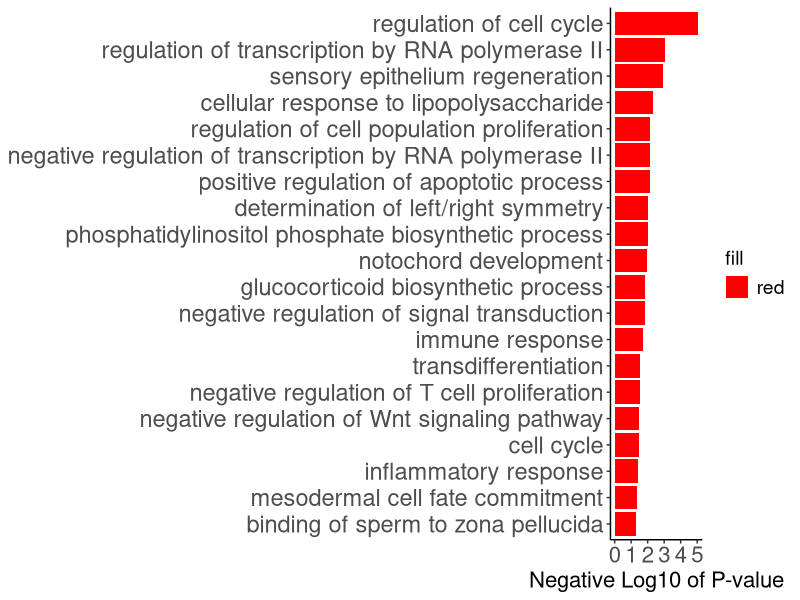
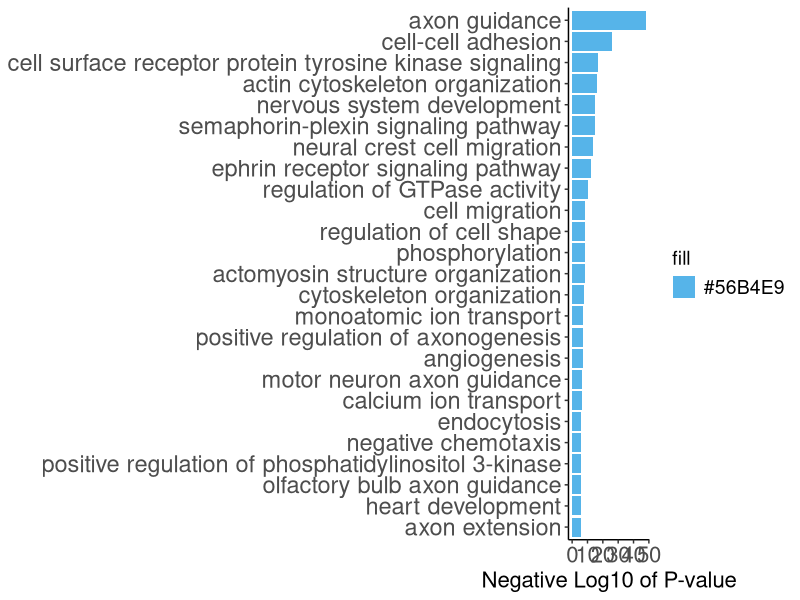
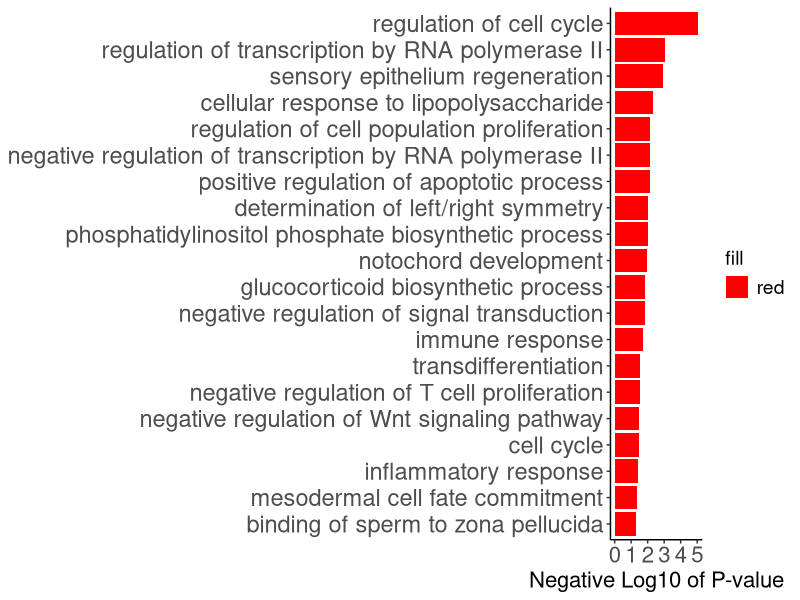
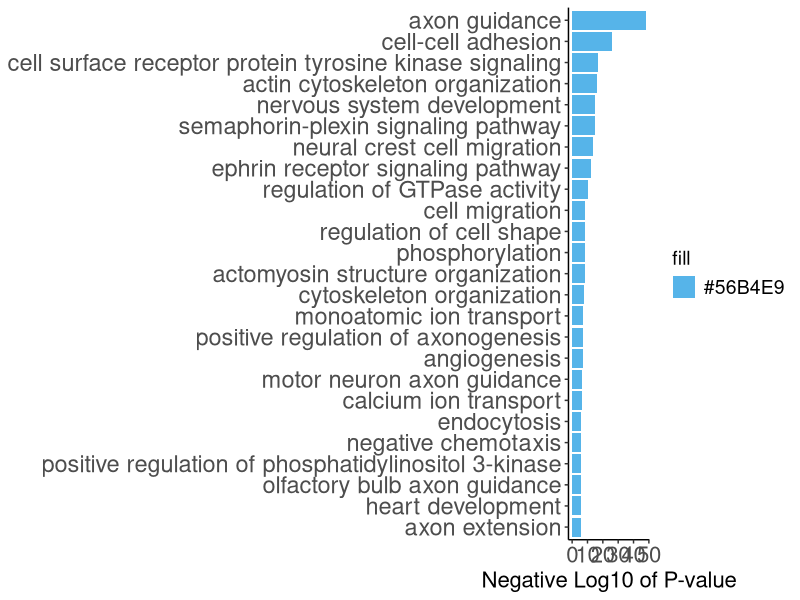

Generate these figures, in order, with R:
library(readr)
library(dplyr)
library("ggsci")
library("ggplot2")
library("gridExtra")

library(ggrepel)
library(forcats)
library(stringr)


GOBP_up <- read.csv("GOBP-UP.csv", sep = '\t')

GOBP_up$negLogPValue <- -log(GOBP_up$PValue, base = 10)
head(GOBP_up)

GOBP_up <- GOBP_up %>% arrange(negLogPValue)
values <- as.vector(GOBP_up$Term)
GOBP_up$Term <- factor(GOBP_up$Term, levels = values)
##############
GOBP_down <- read.csv("GOBP-DOWN.csv", sep = '\t')

GOBP_down$negLogPValue <- -log(GOBP_down$PValue, base = 10)
head(GOBP_down)

GOBP_down <- GOBP_down %>% arrange(negLogPValue)
values <- as.vector(GOBP_down$Term)
GOBP_down$Term <- factor(GOBP_down$Term, levels = values)


GOBP_full <- rbind(GOBP_up, GOBP_down)
GOBP_full$Direction <- c(rep("UP", nrow(GOBP_up)), rep("DOWN", nrow(GOBP_down)) )

GOBP_full$Direction <- factor(GOBP_full$Direction, levels = c("DOWN", "UP"))
GOBP_full <-GOBP_full %>% arrange(Direction, negLogPValue)
values <- as.vector(GOBP_full$Term)
GOBP_full$Term <- factor(GOBP_full$Term, levels = values)



ggplot(data = GOBP_up, aes(x = Term, y = negLogPValue, fill = "red")) +
  geom_col() +
  scale_fill_manual(values="red") +
  ylab("Negative Log10 of P-value") +
  coord_flip()+
  theme_classic() +
  theme(axis.text.x = element_text( size = 16),
        axis.title.x = element_text(size = 16),
        axis.text.y = element_text(size = 17),
        axis.title.y = element_blank(),
        legend.text = element_text(size = 14),
        legend.title = element_text(size = 14),
        panel.grid.major = element_blank(),
        panel.grid.major.x = element_blank()
  )

ggsave("GOBP-UP.png", dpi = 300, height = 6, width = 10)


ggplot(data = GOBP_down, aes(x = Term, y = negLogPValue, fill = "#56B4E9")) +
  geom_col() +
  scale_fill_manual(values="#56B4E9") +
  ylab("Negative Log10 of P-value") +
  coord_flip()+
  theme_classic() +
  theme(axis.text.x = element_text( size = 16),
        axis.title.x = element_text(size = 16),
        axis.text.y = element_text(size = 17),
        axis.title.y = element_blank(),
        legend.text = element_text(size = 14),
        legend.title = element_text(size = 14),
        panel.grid.major = element_blank(),
        panel.grid.major.x = element_blank()
  )

ggsave("GOBP-down.png", dpi = 300, height = 7.5, width = 10)

